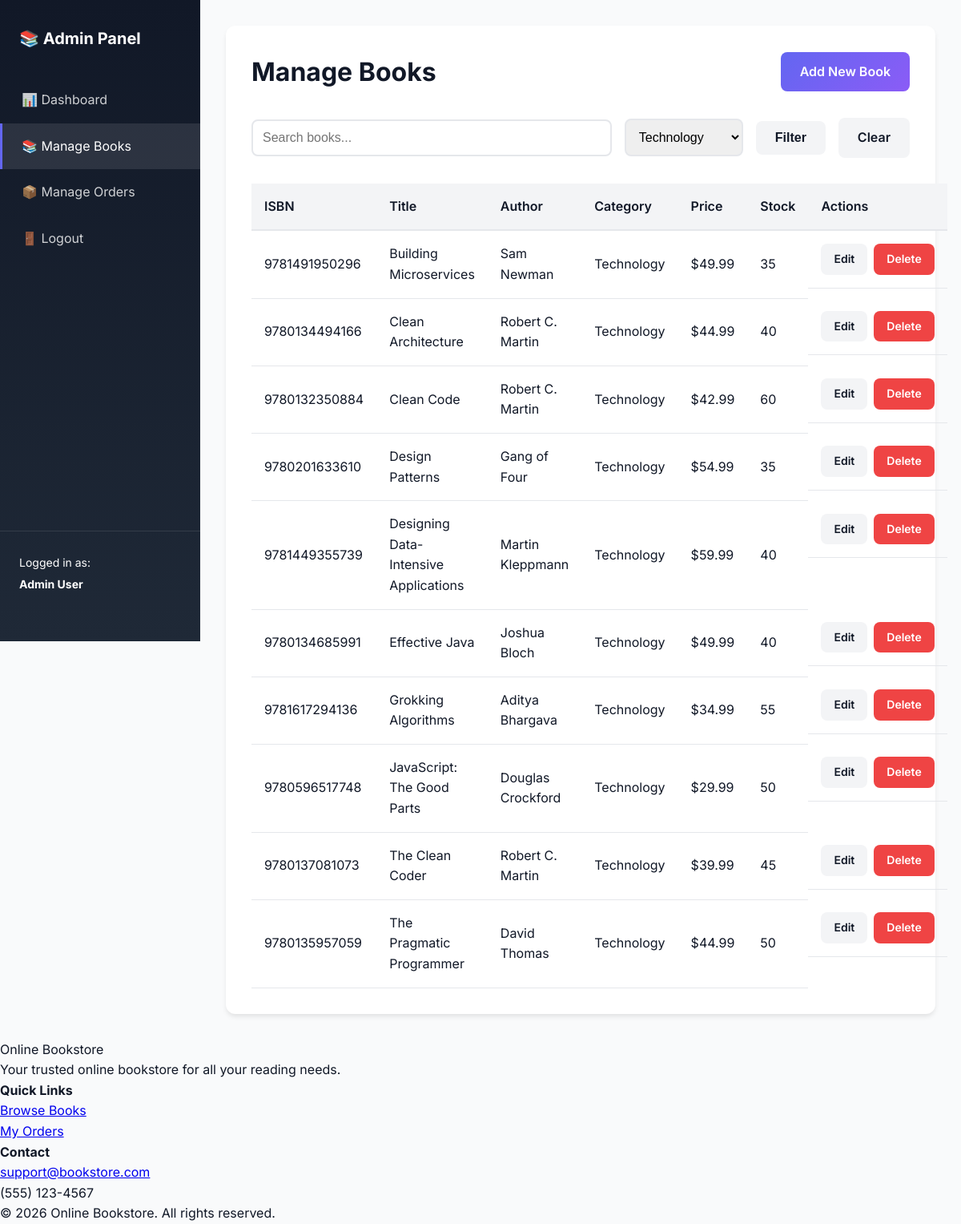
The page /admin/books.php?category=4 (signed in) on the database as committed earlier.
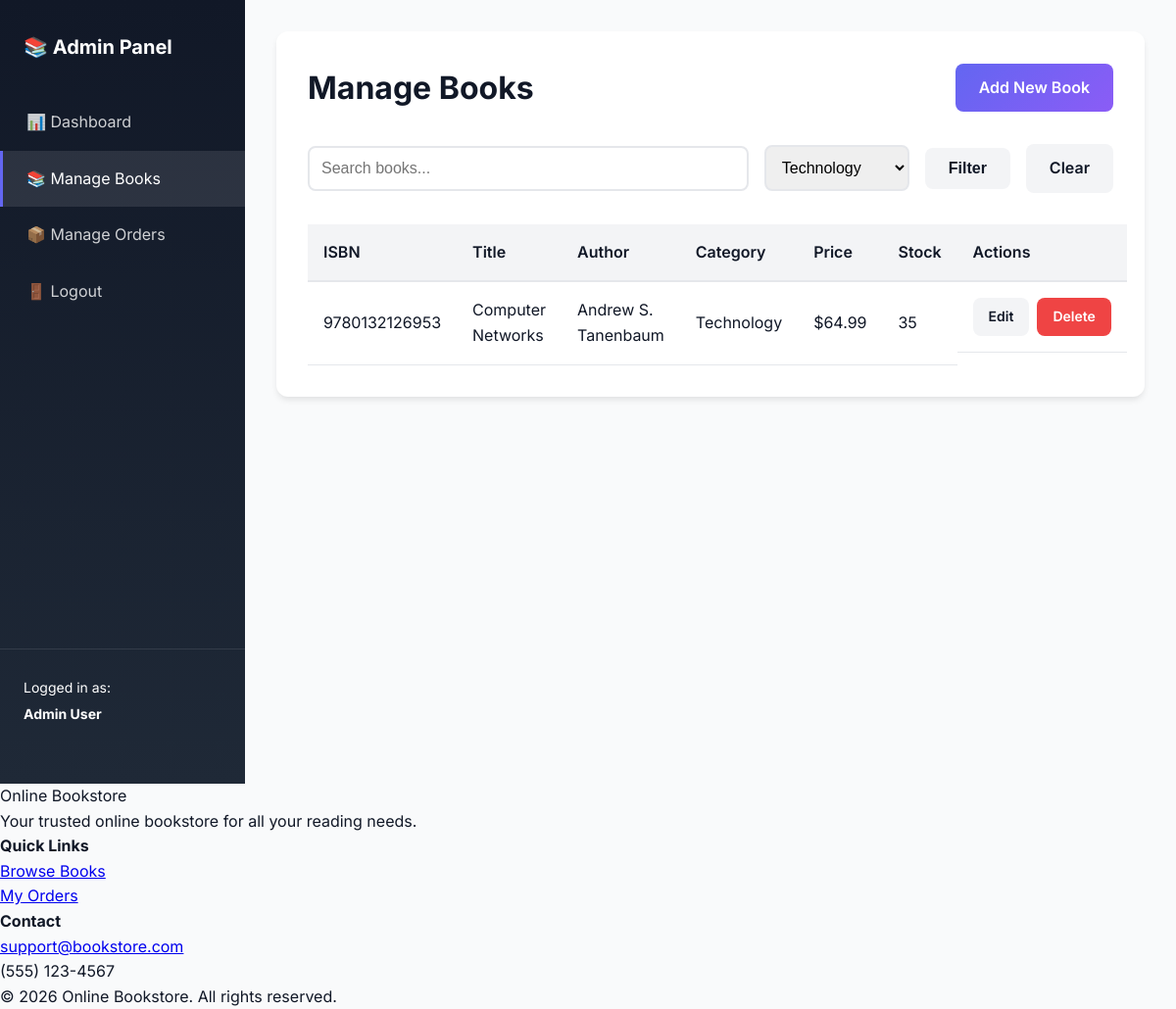
The same page on the database as committed later.
### tables this page shows
CREATE TABLE books (
    id INT AUTO_INCREMENT PRIMARY KEY,
    isbn VARCHAR(20) NOT NULL UNIQUE,
    title VARCHAR(255) NOT NULL,
    author VARCHAR(255) NOT NULL,
    price DECIMAL(10, 2) NOT NULL,
    description TEXT,
    cover_image VARCHAR(255),
    category_id INT,
    stock_quantity INT NOT NULL DEFAULT 0,
    created_at TIMESTAMP DEFAULT CURRENT_TIMESTAMP,
    updated_at TIMESTAMP DEFAULT CURRENT_TIMESTAMP ON UPDATE CURRENT_TIMESTAMP,
    FOREIGN KEY (category_id) REFERENCES categories(id) ON DELETE SET NULL,
    INDEX idx_isbn (isbn),
    INDEX idx_title (title),
    INDEX idx_author (author),
    INDEX idx_category (category_id)
);

CREATE TABLE categories (
    id INT AUTO_INCREMENT PRIMARY KEY,
    name VARCHAR(100) NOT NULL UNIQUE,
    slug VARCHAR(100) NOT NULL UNIQUE,
    description TEXT,
    created_at TIMESTAMP DEFAULT CURRENT_TIMESTAMP,
    INDEX idx_slug (slug)
);

### includes/security.php (called while the page is built, shortened)
<?php
function escapeHTML($data)
{
    return htmlspecialchars($data, ENT_QUOTES, 'UTF-8');
}
function formatPrice($price)
{
    return '$' . number_format($price, 2);
}

### admin/books.php (the view, shortened to what this page needs)
<?php
require_once __DIR__ . '/../includes/security.php';
$db = getDB();
$search = isset($_GET['search']) ? sanitizeInput($_GET['search']) : '';
$category_id = isset($_GET['category']) ? (int) $_GET['category'] : null;
$where = [];
$params = [];
if ($category_id) {
    $where[] = "category_id = ?";
    $params[] = $category_id;
}
$whereClause = !empty($where) ? 'WHERE ' . implode(' AND ', $where) : '';
$sql = "
    SELECT b.*, c.name as category_name
    FROM books b
    LEFT JOIN categories c ON b.category_id = c.id
    $whereClause
    ORDER BY b.title ASC
";
$stmt = $db->prepare($sql);
$stmt->execute($params);
$books = $stmt->fetchAll();
$categoriesStmt = $db->query("SELECT * FROM categories ORDER BY name");
$categories = $categoriesStmt->fetchAll();
include __DIR__ . '/../includes/admin_header.php';
?>
<div class="admin-content">
    <div class="content-header">
        <h1>Manage Books</h1>
        <a href="book_form.php" class="btn btn-primary">Add New Book</a>
    </div>
    <div class="filters">
        <form method="GET" action="" class="filter-form">
            <input type="text" name="search" placeholder="Search books..." value="<?php echo escapeHTML($search); ?>">
            <select name="category">
                <?php foreach ($categories as $cat): ?>
                    <option value="<?php echo $cat['id']; ?>" <?php echo $category_id == $cat['id'] ? 'selected' : ''; ?>>
                        <?php echo escapeHTML($cat['name']); ?>
                    </option>
                <?php endforeach; ?>
            </select>
            <button type="submit" class="btn btn-secondary">Filter</button>
            <?php if ($search || $category_id): ?>
                <a href="books.php" class="btn btn-secondary">Clear</a>
            <?php endif; ?>
        </form>
    </div>
    <table class="admin-table">
        <thead>
            <tr>
                <th>ISBN</th>
                <th>Title</th>
                <th>Author</th>
                <th>Category</th>
                <th>Price</th>
                <th>Stock</th>
                <th>Actions</th>
            </tr>
        </thead>
        <tbody>
            <?php if (empty($books)): ?>
                <tr>
                    <td colspan="7" class="text-center">No books found</td>
                </tr>
            <?php else: ?>
                <?php foreach ($books as $book): ?>
                    <tr>
                        <td>
                            <?php echo escapeHTML($book['isbn']); ?>
                        </td>
                        <td>
                            <?php echo escapeHTML($book['title']); ?>
                        </td>
                        <td>
                            <?php echo escapeHTML($book['author']); ?>
                        </td>
                        <td>
                            <?php echo escapeHTML($book['category_name']); ?>
                        </td>
                        <td>
                            <?php echo formatPrice($book['price']); ?>
                        </td>
                        <td class="<?php echo $book['stock_quantity'] < 10 ? 'text-warning' : ''; ?>">
                            <?php echo $book['stock_quantity']; ?>
                        </td>
                        <td class="action-buttons">
                            <a href="book_form.php?id=<?php echo $book['id']; ?>" class="btn btn-sm btn-secondary">Edit</a>
                            <a href="book_actions.php?action=delete&id=<?php echo $book['id']; ?>" class="btn btn-sm btn-danger"
                                onclick="return confirm('Are you sure you want to delete this book?')">Delete</a>
                        </td>
                    </tr>
                <?php endforeach; ?>
            <?php endif; ?>
        </tbody>
    </table>
</div>
<?php include __DIR__ . '/../includes/footer.php'; ?>

Rows that differ between the two databases and show on the page:
no longer on this page (row edited): books: isbn "9781491950296", title "Building Microservices", author "Sam Newman", category.name "Technology", price "$49.99", stock_quantity "35"
no longer on this page (row edited): books: isbn "9780134494166", title "Clean Architecture", author "Robert C. Martin", category.name "Technology", price "$44.99", stock_quantity "40"
no longer on this page (row edited): books: isbn "9780132350884", title "Clean Code", author "Robert C. Martin", category.name "Technology", price "$42.99", stock_quantity "60"
no longer on this page (row edited): books: isbn "9780201633610", title "Design Patterns", author "Gang of Four", category.name "Technology", price "$54.99", stock_quantity "35"
no longer on this page (row edited): books: isbn "9781449355739", title "Designing Data-Intensive Applications", author "Martin Kleppmann", category.name "Technology", price "$59.99", stock_quantity "40"
no longer on this page (row edited): books: isbn "9780134685991", title "Effective Java", author "Joshua Bloch", category.name "Technology", price "$49.99", stock_quantity "40"
no longer on this page (row edited): books: isbn "9781617294136", title "Grokking Algorithms", author "Aditya Bhargava", category.name "Technology", price "$34.99", stock_quantity "55"
no longer on this page (row edited): books: isbn "9780596517748", title "JavaScript: The Good Parts", author "Douglas Crockford", category.name "Technology", price "$29.99", stock_quantity "50"
no longer on this page (row edited): books: isbn "9780137081073", title "The Clean Coder", author "Robert C. Martin", category.name "Technology", price "$39.99", stock_quantity "45"
no longer on this page (row edited): books: isbn "9780135957059", title "The Pragmatic Programmer", author "David Thomas", category.name "Technology", price "$44.99", stock_quantity "50"
now on this page (row edited): books: isbn "9780132126953", title "Computer Networks", author "Andrew S. Tanenbaum", category.name "Technology", price "$64.99", stock_quantity "35"
